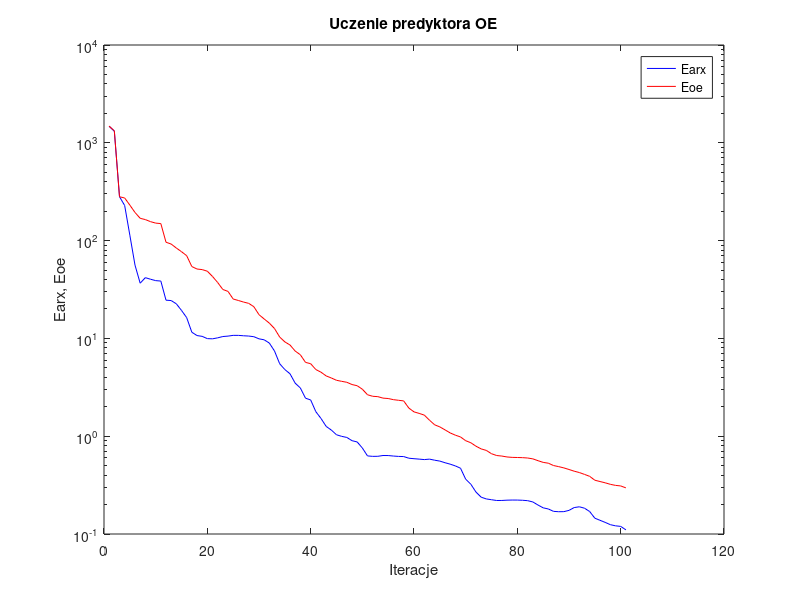
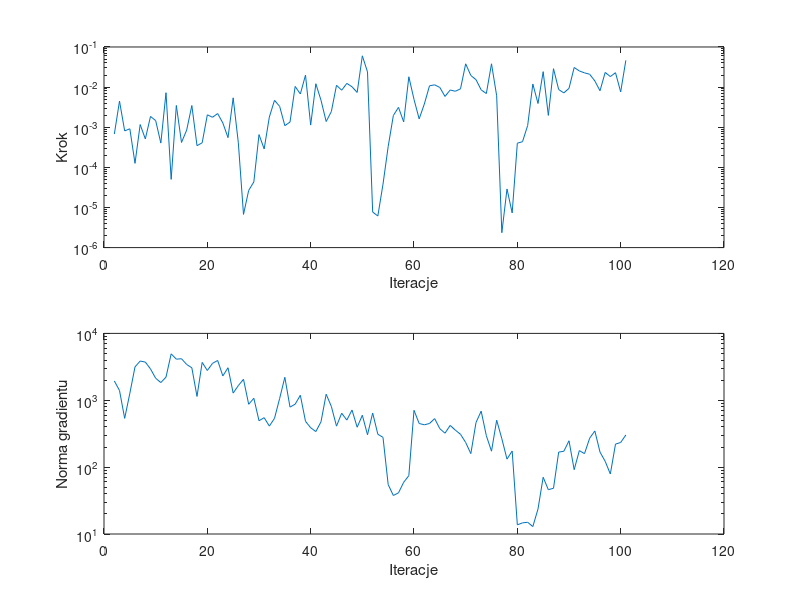

Here is the MATLAB script that generated these plots, in order:
%uczenie predyktora oe
clear all;
n=0; farx(n+1)=1.474973e+003; foe(n+1)=1.478247e+003; wspucz(n+1)=0.000000e+000; ng(n+1)=0.000000e+000;
%odnowa zmiennej metryki
n=1; farx(n+1)=1.312969e+003; foe(n+1)=1.326274e+003; krok(n+1)=6.767654e-004; ng(n+1)=1.942851e+003;
n=2; farx(n+1)=2.813032e+002; foe(n+1)=2.806703e+002; krok(n+1)=4.474402e-003; ng(n+1)=1.398367e+003;
n=3; farx(n+1)=2.283329e+002; foe(n+1)=2.728517e+002; krok(n+1)=8.100612e-004; ng(n+1)=5.363150e+002;
n=4; farx(n+1)=1.136882e+002; foe(n+1)=2.306904e+002; krok(n+1)=9.143281e-004; ng(n+1)=1.270314e+003;
n=5; farx(n+1)=5.612331e+001; foe(n+1)=1.939602e+002; krok(n+1)=1.258665e-004; ng(n+1)=3.155871e+003;
n=6; farx(n+1)=3.669012e+001; foe(n+1)=1.690488e+002; krok(n+1)=1.166078e-003; ng(n+1)=3.860340e+003;
n=7; farx(n+1)=4.178826e+001; foe(n+1)=1.640419e+002; krok(n+1)=5.113081e-004; ng(n+1)=3.722517e+003;
n=8; farx(n+1)=4.027863e+001; foe(n+1)=1.562543e+002; krok(n+1)=1.857915e-003; ng(n+1)=2.939851e+003;
n=9; farx(n+1)=3.897917e+001; foe(n+1)=1.509721e+002; krok(n+1)=1.463096e-003; ng(n+1)=2.134066e+003;
n=10; farx(n+1)=3.857365e+001; foe(n+1)=1.492519e+002; krok(n+1)=4.029366e-004; ng(n+1)=1.840006e+003;
n=11; farx(n+1)=2.459231e+001; foe(n+1)=9.621924e+001; krok(n+1)=7.251821e-003; ng(n+1)=2.217876e+003;
n=12; farx(n+1)=2.437930e+001; foe(n+1)=9.220812e+001; krok(n+1)=5.019773e-005; ng(n+1)=4.943939e+003;
n=13; farx(n+1)=2.257221e+001; foe(n+1)=8.395500e+001; krok(n+1)=3.485222e-003; ng(n+1)=4.116828e+003;
n=14; farx(n+1)=1.932782e+001; foe(n+1)=7.703870e+001; krok(n+1)=4.175705e-004; ng(n+1)=4.178424e+003;
n=15; farx(n+1)=1.631306e+001; foe(n+1)=7.011950e+001; krok(n+1)=8.476039e-004; ng(n+1)=3.429207e+003;
n=16; farx(n+1)=1.156278e+001; foe(n+1)=5.428209e+001; krok(n+1)=3.473809e-003; ng(n+1)=3.061107e+003;
n=17; farx(n+1)=1.069273e+001; foe(n+1)=5.122281e+001; krok(n+1)=3.473499e-004; ng(n+1)=1.141851e+003;
n=18; farx(n+1)=1.049298e+001; foe(n+1)=5.052588e+001; krok(n+1)=4.089425e-004; ng(n+1)=3.683730e+003;
n=19; farx(n+1)=9.945576e+000; foe(n+1)=4.864915e+001; krok(n+1)=2.040296e-003; ng(n+1)=2.786885e+003;
n=20; farx(n+1)=9.903023e+000; foe(n+1)=4.298681e+001; krok(n+1)=1.772228e-003; ng(n+1)=3.561182e+003;
n=21; farx(n+1)=1.013303e+001; foe(n+1)=3.727588e+001; krok(n+1)=2.187783e-003; ng(n+1)=3.935346e+003;
n=22; farx(n+1)=1.045164e+001; foe(n+1)=3.164254e+001; krok(n+1)=1.276921e-003; ng(n+1)=2.311644e+003;
n=23; farx(n+1)=1.055474e+001; foe(n+1)=3.024323e+001; krok(n+1)=5.499825e-004; ng(n+1)=3.063947e+003;
n=24; farx(n+1)=1.074228e+001; foe(n+1)=2.528256e+001; krok(n+1)=5.402185e-003; ng(n+1)=1.281155e+003;
n=25; farx(n+1)=1.073865e+001; foe(n+1)=2.442270e+001; krok(n+1)=4.090701e-004; ng(n+1)=1.658208e+003;
%odnowa zmiennej metryki
n=26; farx(n+1)=1.064122e+001; foe(n+1)=2.353729e+001; krok(n+1)=6.715934e-006; ng(n+1)=2.057437e+003;
n=27; farx(n+1)=1.057042e+001; foe(n+1)=2.282817e+001; krok(n+1)=2.657240e-005; ng(n+1)=8.709876e+002;
n=28; farx(n+1)=1.040925e+001; foe(n+1)=2.110148e+001; krok(n+1)=4.334515e-005; ng(n+1)=1.070937e+003;
n=29; farx(n+1)=9.899337e+000; foe(n+1)=1.747852e+001; krok(n+1)=6.553529e-004; ng(n+1)=4.944648e+002;
n=30; farx(n+1)=9.674582e+000; foe(n+1)=1.580524e+001; krok(n+1)=2.878915e-004; ng(n+1)=5.489336e+002;
n=31; farx(n+1)=8.961007e+000; foe(n+1)=1.433114e+001; krok(n+1)=1.792149e-003; ng(n+1)=4.108542e+002;
n=32; farx(n+1)=7.438291e+000; foe(n+1)=1.261871e+001; krok(n+1)=4.687691e-003; ng(n+1)=5.367592e+002;
n=33; farx(n+1)=5.508445e+000; foe(n+1)=1.032917e+001; krok(n+1)=3.303815e-003; ng(n+1)=1.067756e+003;
n=34; farx(n+1)=4.803413e+000; foe(n+1)=9.212246e+000; krok(n+1)=1.093891e-003; ng(n+1)=2.205998e+003;
n=35; farx(n+1)=4.348876e+000; foe(n+1)=8.561574e+000; krok(n+1)=1.345435e-003; ng(n+1)=7.899085e+002;
n=36; farx(n+1)=3.487298e+000; foe(n+1)=7.426635e+000; krok(n+1)=1.039581e-002; ng(n+1)=8.737468e+002;
n=37; farx(n+1)=3.114556e+000; foe(n+1)=6.805557e+000; krok(n+1)=6.734730e-003; ng(n+1)=1.187324e+003;
n=38; farx(n+1)=2.447324e+000; foe(n+1)=5.687503e+000; krok(n+1)=1.989989e-002; ng(n+1)=4.844091e+002;
n=39; farx(n+1)=2.347858e+000; foe(n+1)=5.511566e+000; krok(n+1)=1.130223e-003; ng(n+1)=3.880949e+002;
n=40; farx(n+1)=1.780943e+000; foe(n+1)=4.803712e+000; krok(n+1)=1.213054e-002; ng(n+1)=3.402139e+002;
n=41; farx(n+1)=1.518618e+000; foe(n+1)=4.511871e+000; krok(n+1)=4.702595e-003; ng(n+1)=4.765181e+002;
n=42; farx(n+1)=1.259508e+000; foe(n+1)=4.135222e+000; krok(n+1)=1.387045e-003; ng(n+1)=1.231350e+003;
n=43; farx(n+1)=1.155353e+000; foe(n+1)=3.938133e+000; krok(n+1)=2.452083e-003; ng(n+1)=8.099210e+002;
n=44; farx(n+1)=1.034429e+000; foe(n+1)=3.729370e+000; krok(n+1)=1.109636e-002; ng(n+1)=4.102499e+002;
n=45; farx(n+1)=9.964795e-001; foe(n+1)=3.639906e+000; krok(n+1)=8.360316e-003; ng(n+1)=6.402248e+002;
n=46; farx(n+1)=9.712312e-001; foe(n+1)=3.558725e+000; krok(n+1)=1.238474e-002; ng(n+1)=5.058911e+002;
n=47; farx(n+1)=8.999971e-001; foe(n+1)=3.375066e+000; krok(n+1)=1.019447e-002; ng(n+1)=7.140264e+002;
n=48; farx(n+1)=8.734765e-001; foe(n+1)=3.281464e+000; krok(n+1)=7.366454e-003; ng(n+1)=3.951814e+002;
n=49; farx(n+1)=7.579751e-001; foe(n+1)=3.024494e+000; krok(n+1)=6.024636e-002; ng(n+1)=5.971508e+002;
n=50; farx(n+1)=6.287420e-001; foe(n+1)=2.653782e+000; krok(n+1)=2.392889e-002; ng(n+1)=3.050052e+002;
%odnowa zmiennej metryki
n=51; farx(n+1)=6.222524e-001; foe(n+1)=2.559652e+000; krok(n+1)=7.698578e-006; ng(n+1)=6.452345e+002;
n=52; farx(n+1)=6.230182e-001; foe(n+1)=2.537904e+000; krok(n+1)=6.137476e-006; ng(n+1)=3.104308e+002;
n=53; farx(n+1)=6.347633e-001; foe(n+1)=2.451249e+000; krok(n+1)=3.809713e-005; ng(n+1)=2.788479e+002;
n=54; farx(n+1)=6.342325e-001; foe(n+1)=2.429021e+000; krok(n+1)=3.292736e-004; ng(n+1)=5.489051e+001;
n=55; farx(n+1)=6.268199e-001; foe(n+1)=2.364758e+000; krok(n+1)=1.954804e-003; ng(n+1)=3.768373e+001;
n=56; farx(n+1)=6.214423e-001; foe(n+1)=2.329309e+000; krok(n+1)=3.128460e-003; ng(n+1)=4.127837e+001;
n=57; farx(n+1)=6.191647e-001; foe(n+1)=2.296296e+000; krok(n+1)=1.358387e-003; ng(n+1)=5.934163e+001;
n=58; farx(n+1)=5.956057e-001; foe(n+1)=1.939155e+000; krok(n+1)=1.809047e-002; ng(n+1)=7.455099e+001;
n=59; farx(n+1)=5.888267e-001; foe(n+1)=1.773409e+000; krok(n+1)=4.935931e-003; ng(n+1)=7.074737e+002;
n=60; farx(n+1)=5.830257e-001; foe(n+1)=1.710908e+000; krok(n+1)=1.611746e-003; ng(n+1)=4.494085e+002;
n=61; farx(n+1)=5.766727e-001; foe(n+1)=1.642532e+000; krok(n+1)=3.792794e-003; ng(n+1)=4.295682e+002;
n=62; farx(n+1)=5.829944e-001; foe(n+1)=1.456860e+000; krok(n+1)=1.078150e-002; ng(n+1)=4.494184e+002;
n=63; farx(n+1)=5.683052e-001; foe(n+1)=1.307682e+000; krok(n+1)=1.139839e-002; ng(n+1)=5.315687e+002;
n=64; farx(n+1)=5.565469e-001; foe(n+1)=1.244684e+000; krok(n+1)=9.793864e-003; ng(n+1)=3.754329e+002;
n=65; farx(n+1)=5.356639e-001; foe(n+1)=1.161149e+000; krok(n+1)=5.852382e-003; ng(n+1)=3.218891e+002;
n=66; farx(n+1)=5.178158e-001; foe(n+1)=1.080461e+000; krok(n+1)=8.468065e-003; ng(n+1)=4.205179e+002;
n=67; farx(n+1)=4.969408e-001; foe(n+1)=1.024806e+000; krok(n+1)=7.883344e-003; ng(n+1)=3.576466e+002;
n=68; farx(n+1)=4.707712e-001; foe(n+1)=9.828424e-001; krok(n+1)=9.045235e-003; ng(n+1)=3.097625e+002;
n=69; farx(n+1)=3.637630e-001; foe(n+1)=8.996901e-001; krok(n+1)=3.805310e-002; ng(n+1)=2.335923e+002;
n=70; farx(n+1)=3.227784e-001; foe(n+1)=8.570646e-001; krok(n+1)=1.949868e-002; ng(n+1)=1.592201e+002;
n=71; farx(n+1)=2.681548e-001; foe(n+1)=7.899425e-001; krok(n+1)=1.532510e-002; ng(n+1)=4.642111e+002;
n=72; farx(n+1)=2.379356e-001; foe(n+1)=7.415430e-001; krok(n+1)=8.534063e-003; ng(n+1)=6.880921e+002;
n=73; farx(n+1)=2.283212e-001; foe(n+1)=7.156489e-001; krok(n+1)=6.905382e-003; ng(n+1)=2.954288e+002;
n=74; farx(n+1)=2.241389e-001; foe(n+1)=6.619995e-001; krok(n+1)=3.809184e-002; ng(n+1)=1.731494e+002;
n=75; farx(n+1)=2.200816e-001; foe(n+1)=6.344733e-001; krok(n+1)=6.072741e-003; ng(n+1)=5.031772e+002;
%odnowa zmiennej metryki
n=76; farx(n+1)=2.202687e-001; foe(n+1)=6.266177e-001; krok(n+1)=2.352749e-006; ng(n+1)=2.660133e+002;
n=77; farx(n+1)=2.218060e-001; foe(n+1)=6.133827e-001; krok(n+1)=2.894239e-005; ng(n+1)=1.317434e+002;
n=78; farx(n+1)=2.224404e-001; foe(n+1)=6.074473e-001; krok(n+1)=7.316160e-006; ng(n+1)=1.744144e+002;
n=79; farx(n+1)=2.223327e-001; foe(n+1)=6.056465e-001; krok(n+1)=4.005361e-004; ng(n+1)=1.370660e+001;
n=80; farx(n+1)=2.212324e-001; foe(n+1)=6.035809e-001; krok(n+1)=4.352222e-004; ng(n+1)=1.468358e+001;
n=81; farx(n+1)=2.191822e-001; foe(n+1)=5.984337e-001; krok(n+1)=1.106947e-003; ng(n+1)=1.497222e+001;
n=82; farx(n+1)=2.126878e-001; foe(n+1)=5.866109e-001; krok(n+1)=1.196180e-002; ng(n+1)=1.291689e+001;
n=83; farx(n+1)=1.977919e-001; foe(n+1)=5.619518e-001; krok(n+1)=3.904632e-003; ng(n+1)=2.367260e+001;
n=84; farx(n+1)=1.852024e-001; foe(n+1)=5.399882e-001; krok(n+1)=2.426108e-002; ng(n+1)=7.060664e+001;
n=85; farx(n+1)=1.802786e-001; foe(n+1)=5.296300e-001; krok(n+1)=1.969225e-003; ng(n+1)=4.597576e+001;
n=86; farx(n+1)=1.704586e-001; foe(n+1)=5.013249e-001; krok(n+1)=2.876644e-002; ng(n+1)=4.831853e+001;
n=87; farx(n+1)=1.690102e-001; foe(n+1)=4.885398e-001; krok(n+1)=8.705227e-003; ng(n+1)=1.678205e+002;
n=88; farx(n+1)=1.692509e-001; foe(n+1)=4.741341e-001; krok(n+1)=7.172266e-003; ng(n+1)=1.726302e+002;
n=89; farx(n+1)=1.744433e-001; foe(n+1)=4.566934e-001; krok(n+1)=9.307204e-003; ng(n+1)=2.479217e+002;
n=90; farx(n+1)=1.863492e-001; foe(n+1)=4.389121e-001; krok(n+1)=3.085098e-002; ng(n+1)=9.160637e+001;
n=91; farx(n+1)=1.897920e-001; foe(n+1)=4.251094e-001; krok(n+1)=2.527804e-002; ng(n+1)=1.766489e+002;
n=92; farx(n+1)=1.835644e-001; foe(n+1)=4.069095e-001; krok(n+1)=2.265123e-002; ng(n+1)=1.591012e+002;
n=93; farx(n+1)=1.697405e-001; foe(n+1)=3.886935e-001; krok(n+1)=2.091551e-002; ng(n+1)=2.709927e+002;
n=94; farx(n+1)=1.451279e-001; foe(n+1)=3.547738e-001; krok(n+1)=1.423591e-002; ng(n+1)=3.475658e+002;
n=95; farx(n+1)=1.380755e-001; foe(n+1)=3.440155e-001; krok(n+1)=8.108299e-003; ng(n+1)=1.679996e+002;
n=96; farx(n+1)=1.314870e-001; foe(n+1)=3.338045e-001; krok(n+1)=2.319637e-002; ng(n+1)=1.222061e+002;
n=97; farx(n+1)=1.245600e-001; foe(n+1)=3.221383e-001; krok(n+1)=1.830545e-002; ng(n+1)=7.893060e+001;
n=98; farx(n+1)=1.212423e-001; foe(n+1)=3.141898e-001; krok(n+1)=2.284436e-002; ng(n+1)=2.210810e+002;
n=99; farx(n+1)=1.196317e-001; foe(n+1)=3.101650e-001; krok(n+1)=7.585473e-003; ng(n+1)=2.335563e+002;
n=100; farx(n+1)=1.103860e-001; foe(n+1)=2.963991e-001; krok(n+1)=4.639275e-002; ng(n+1)=3.023213e+002;

figure; semilogy(farx,'b'); hold on; semilogy(foe,'r'); xlabel('Iteracje'); ylabel('Earx, Eoe'); legend('Earx','Eoe'); title('Uczenie predyktora OE');
figure; subplot(2,1,1); semilogy(krok); xlabel('Iteracje'); ylabel('Krok');
subplot(2,1,2); semilogy(ng); xlabel('Iteracje'); ylabel('Norma gradientu');
Earx=farx(n+1)
Eoe=foe(n+1)
